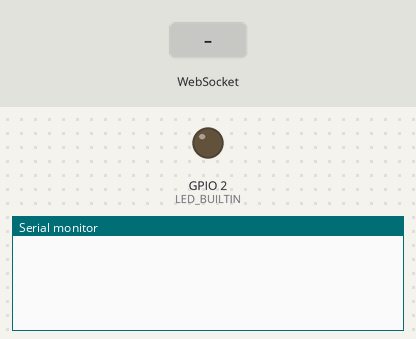
Bench run of a sketch on a simulated ESP8266 (Wemos D1 mini). Shown: output pins drawn as LEDs (lit = HIGH, except the on-board LED, lit = LOW), the last lines printed to the serial monitor. The test bench sets the inputs (shaded band).

Above: at 1.2 s.
1.3 s: WebSocket text "{" received
At 1.9 s:
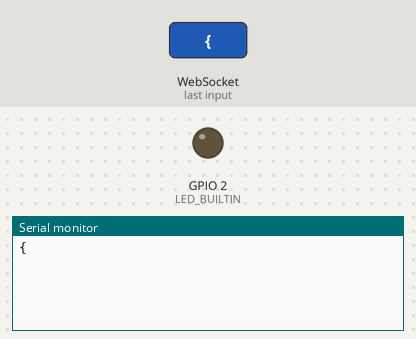
2.8 s: WebSocket text "1" received
At 4.2 s:
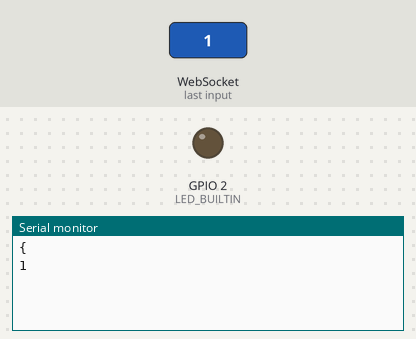

Measured:
- after the input at 1.3 s, the serial monitor: prints a new line at once (image 1)
- after the input at 2.8 s, the serial monitor: prints a new line at once (image 2)

The sketch:

wemos_d1_wifi_bridge.ino
```cpp
/*
 * ==============================================================================
 * M.I.N.E.R.S. Rover - Wemos D1 ESP8266 High-Speed Wi-Fi Bridge
 * Board: LOLIN(WEMOS) D1 R2 & mini (or Wemos D1 R1)
 * ==============================================================================
 * WIRING TO ARDUINO MEGA 2560:
 * Mega TX1 (Pin 18)  ----->  Wemos D1 RX (GPIO 3)  [TX goes to RX!]
 * Mega RX1 (Pin 19)  <-----  Wemos D1 TX (GPIO 1)  [RX goes to TX!]
 * Mega GND           <-----> Wemos D1 GND          [Common Ground!]
 * ==============================================================================
 */

#include <ESP8266WiFi.h>
#include <WebSocketsServer.h>

const char *ssid = "MINERS_ROVER_AP";
const char *password = "123456789";

WebSocketsServer webSocket = WebSocketsServer(8888);

// Explicit Static IP for reliability
IPAddress local_ip(192, 168, 4, 1);
IPAddress gateway(192, 168, 4, 1);
IPAddress subnet(255, 255, 255, 0);

void webSocketEvent(uint8_t num, WStype_t type, uint8_t * payload, size_t length) {
  if (type == WStype_CONNECTED) {
    // New laptop client connected
    webSocket.sendTXT(num, "{\"status\":\"WEMOS_BRIDGE_CONNECTED\"}");
  } else if (type == WStype_TEXT) {
    // Forward command from laptop directly to Mega Serial1
    String msg = String((char*)payload);
    Serial.println(msg);
  }
}

void setup() {
  pinMode(LED_BUILTIN, OUTPUT);
  digitalWrite(LED_BUILTIN, HIGH); // OFF (Active LOW)

  // Serial to Arduino Mega Serial1
  Serial.begin(115200);
  Serial.setTimeout(20); // Non-blocking fast timeout!

  // Configure Wi-Fi Access Point
  WiFi.mode(WIFI_AP);
  WiFi.softAPConfig(local_ip, gateway, subnet);
  WiFi.softAP(ssid, password);

  // Start WebSocket Server on Port 8888
  webSocket.begin();
  webSocket.onEvent(webSocketEvent);
}

void loop() {
  webSocket.loop();

  // Fast non-blocking read from Arduino Mega
  if (Serial.available() > 0) {
    String telemetryLine = Serial.readStringUntil('\n');
    telemetryLine.trim();
    if (telemetryLine.length() > 0 && telemetryLine.startsWith("{")) {
      digitalWrite(LED_BUILTIN, LOW); // Flash LED ON when packet forwarded
      webSocket.broadcastTXT(telemetryLine);
      digitalWrite(LED_BUILTIN, HIGH); // Flash LED OFF
    }
  }
}
```
